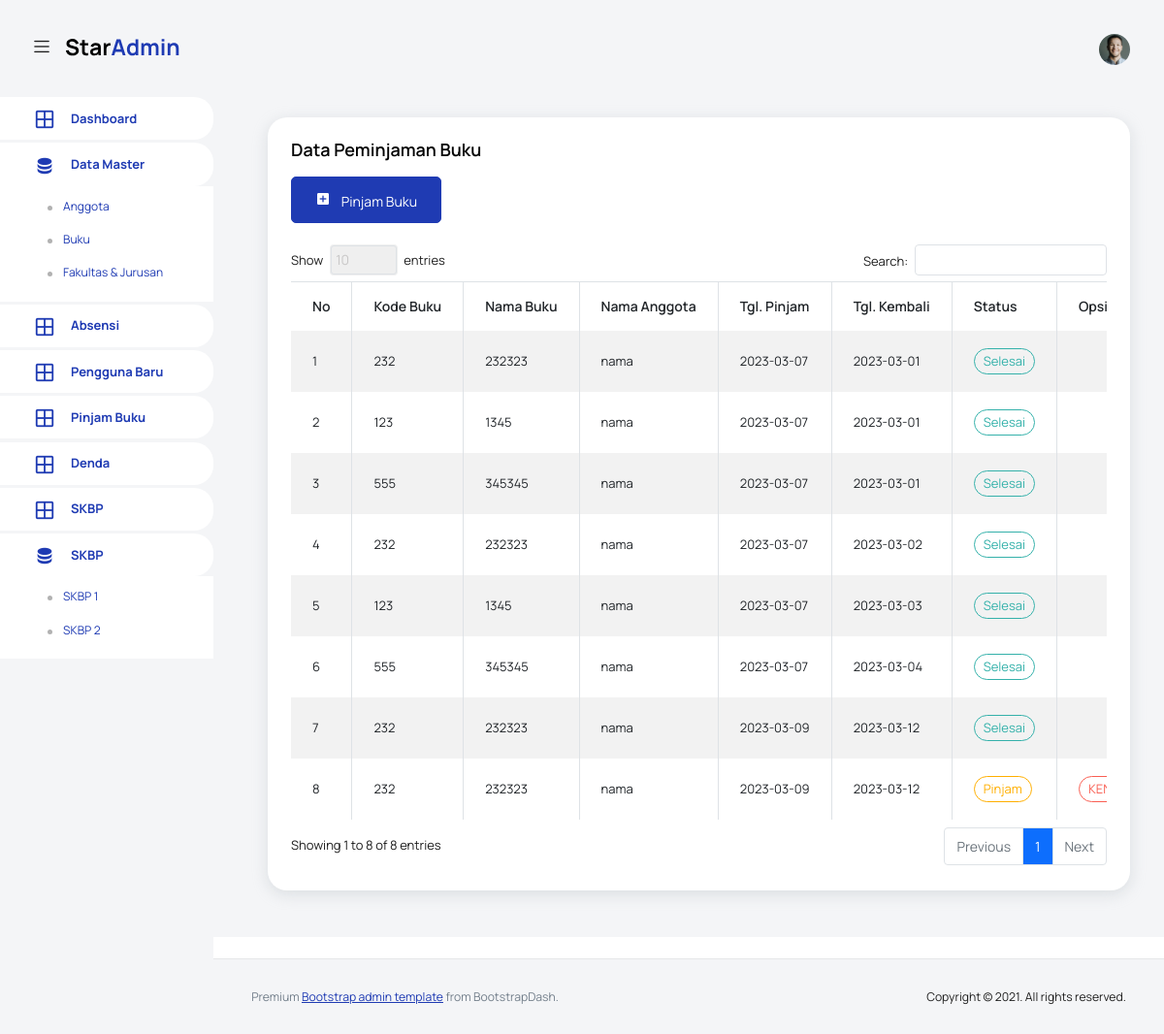
Screenshot of /pages/pinjam/index.php with the database file from the repository.
### tables this page shows
CREATE TABLE `p_buku` (
  `id` int(11) NOT NULL,
  `code` varchar(12) NOT NULL,
  `jdl_buku` varchar(80) NOT NULL,
  `tgl_pnjm` date NOT NULL DEFAULT current_timestamp(),
  `tgl_kmbl` date NOT NULL DEFAULT current_timestamp(),
  `status` varchar(5) NOT NULL,
  `denda` varchar(12) DEFAULT NULL,
  `nama` varchar(40) NOT NULL,
  `created` timestamp NOT NULL DEFAULT current_timestamp() ON UPDATE current_timestamp()
);

### config/function-pinjam.php (the view, shortened to what this page needs)
<?php
function data_pinjam(){
    include 'koneksi.php';
    $sql = "SELECT * FROM `p_buku`";
    $result = $conn->query($sql);
    $i = 0;
    while ($row = $result->fetch_assoc()) {
        $i++;
        echo "
                    <tr>
                      <td>".$i."</td>
                      <td>".$row['code']."</td>
                      <td>".$row['jdl_buku']."</td>
                      <td>" . $row['nama'] . "</td>
                      <td>" . $row['tgl_pnjm'] . "</td>
                      <td>" . $row['tgl_kmbl'] . "</td>
                    ";
                    if ($row['status'] == '0') {
                         echo "  <td><label for='' class='badge badge-primary'>Proses</label></td>";
                    }elseif ($row['status'] == '1') {
                        echo "  <td><label for='' class='badge badge-warning'>Pinjam</label></td>";
                    } elseif ($row['status'] == '2') {
                        echo "  <td><label for='' class='badge badge-success'>Selesai</label></td>";
                    } else {
                        echo "  <td><label for='' class='badge badge-danger'>Tolak</label></td>";
                    }
                    echo "
                      <td>";
                      if ($row['status'] == '0'){
                        echo "<a href='index.php?terima=" . $row['id'] . "' type='submit' class='btn btn-primary btn-icon-text'>
                          <i class='ti-check btn-icon-prepend'></i>
                          Terima
                        </a>
                        <a href='index.php?tolak=" . $row['id'] . "&code=" . $row['code'] . "' type='submit' class='btn btn-warning btn-icon-text'>
                          <i class='ti-close btn-icon-prepend'></i>
                          Tolak
                        </a>
                        <a href='index.php?hapus=" . $row['id'] . "' type='submit' class='btn btn-danger btn-icon-text'>
                          <i class='ti-trash btn-icon-prepend'></i>
                          Hapus
                        </a>";
                      }elseif(strtotime($row['tgl_kmbl']) < strtotime(date('Y-m-d')) && $row['status'] == '1') {
                        echo "<label for='' class='badge badge-danger'>KENA DENDA</label>";
    }
                        echo "
                      </td>
                    </tr>";
    }
}
  ?>

### rows the page displays
p_buku: code "232", jdl_buku "232323", nama "nama", tgl_pnjm "2023-03-07", tgl_kmbl "2023-03-01", status "Selesai"
p_buku: code "123", jdl_buku "1345", nama "nama", tgl_pnjm "2023-03-07", tgl_kmbl "2023-03-01", status "Selesai"
p_buku: code "555", jdl_buku "345345", nama "nama", tgl_pnjm "2023-03-07", tgl_kmbl "2023-03-01", status "Selesai"
p_buku: code "232", jdl_buku "232323", nama "nama", tgl_pnjm "2023-03-07", tgl_kmbl "2023-03-02", status "Selesai"
p_buku: code "123", jdl_buku "1345", nama "nama", tgl_pnjm "2023-03-07", tgl_kmbl "2023-03-03", status "Selesai"
p_buku: code "555", jdl_buku "345345", nama "nama", tgl_pnjm "2023-03-07", tgl_kmbl "2023-03-04", status "Selesai"
p_buku: code "232", jdl_buku "232323", nama "nama", tgl_pnjm "2023-03-09", tgl_kmbl "2023-03-12", status "Selesai"
p_buku: code "232", jdl_buku "232323", nama "nama", tgl_pnjm "2023-03-09", tgl_kmbl "2023-03-12", status "Pinjam"
